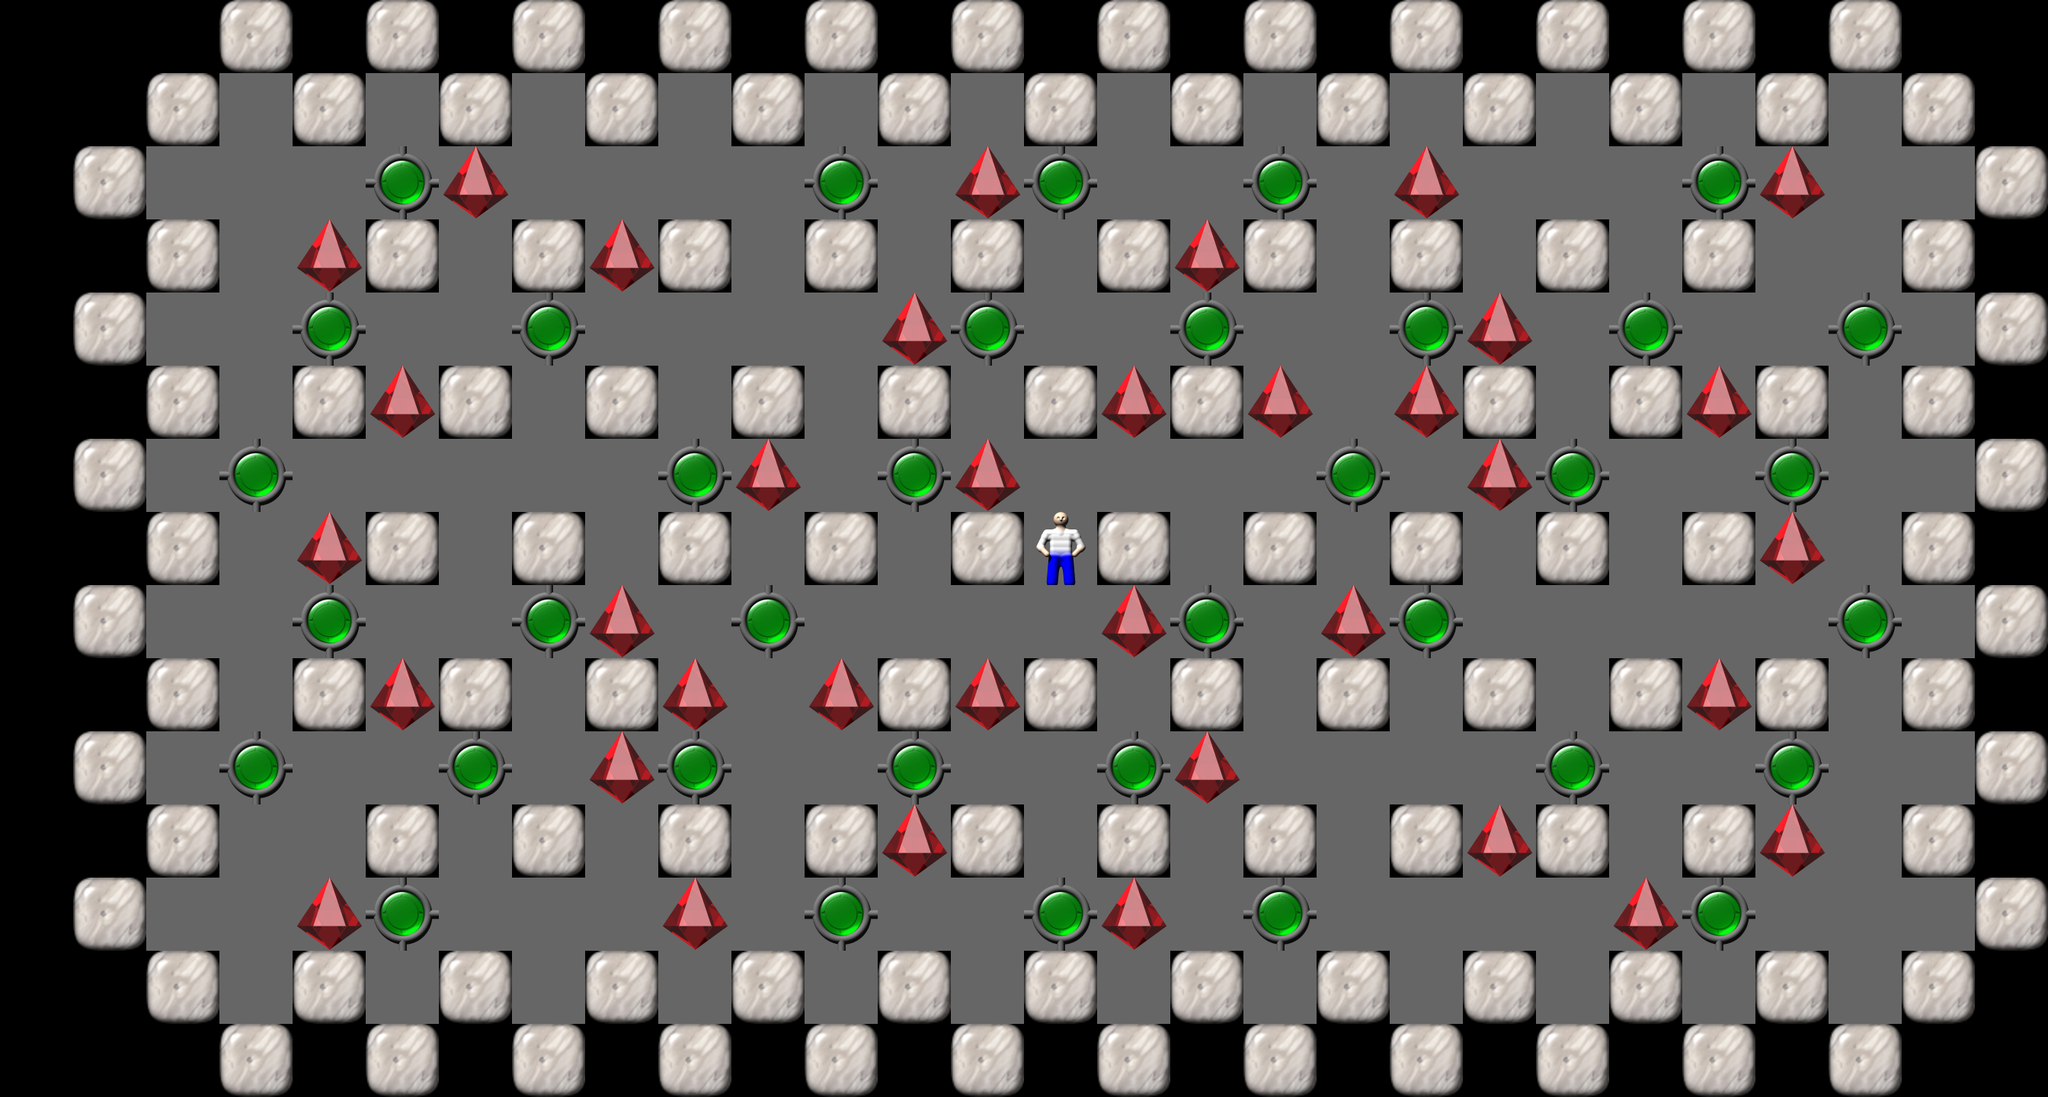

This game map was drawn from its Tiled (.tmx) file and the tilesets committed beside it. A one-line description and the trimmed map source follow:
An orthogonal 28x15 tile map with 96x96 px tiles, 1 tile layer (Tile Layer 1).

<map version="1.0" orientation="orthogonal" width="28" height="15" tilewidth="96" tileheight="96">
  <properties>
    <property name="Title" value="49" />
  </properties>
  <tileset source="Sokoban.tsx" firstgid="1" />
  <layer name="Tile Layer 1" width="28" height="15">
    <data>[420 cells, 420 non-empty, 6 distinct tile ids]</data>
  </layer>
</map>
